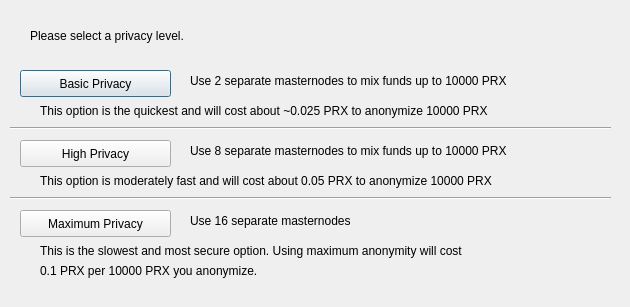
<?xml version="1.0" encoding="UTF-8"?>
<ui version="4.0">
 <class>ObfuscationConfig</class>
 <widget class="QDialog" name="ObfuscationConfig">
  <property name="geometry">
   <rect>
    <x>0</x>
    <y>0</y>
    <width>630</width>
    <height>307</height>
   </rect>
  </property>
  <property name="windowTitle">
   <string>Configure Obfuscation</string>
  </property>
  <widget class="QPushButton" name="buttonBasic">
   <property name="geometry">
    <rect>
     <x>20</x>
     <y>70</y>
     <width>151</width>
     <height>27</height>
    </rect>
   </property>
   <property name="text">
    <string>Basic Privacy</string>
   </property>
  </widget>
  <widget class="QPushButton" name="buttonHigh">
   <property name="geometry">
    <rect>
     <x>20</x>
     <y>140</y>
     <width>151</width>
     <height>27</height>
    </rect>
   </property>
   <property name="text">
    <string>High Privacy</string>
   </property>
  </widget>
  <widget class="QPushButton" name="buttonMax">
   <property name="geometry">
    <rect>
     <x>20</x>
     <y>210</y>
     <width>151</width>
     <height>27</height>
    </rect>
   </property>
   <property name="text">
    <string>Maximum Privacy</string>
   </property>
  </widget>
  <widget class="QLabel" name="label">
   <property name="geometry">
    <rect>
     <x>30</x>
     <y>20</y>
     <width>571</width>
     <height>31</height>
    </rect>
   </property>
   <property name="text">
    <string>Please select a privacy level.</string>
   </property>
  </widget>
  <widget class="QLabel" name="label_2">
   <property name="geometry">
    <rect>
     <x>190</x>
     <y>70</y>
     <width>421</width>
     <height>21</height>
    </rect>
   </property>
   <property name="text">
    <string>Use 2 separate masternodes to mix funds up to 10000 PRX</string>
   </property>
  </widget>
  <widget class="QLabel" name="label_3">
   <property name="geometry">
    <rect>
     <x>190</x>
     <y>140</y>
     <width>411</width>
     <height>21</height>
    </rect>
   </property>
   <property name="text">
    <string>Use 8 separate masternodes to mix funds up to 10000 PRX</string>
   </property>
  </widget>
  <widget class="QLabel" name="label_4">
   <property name="geometry">
    <rect>
     <x>190</x>
     <y>210</y>
     <width>421</width>
     <height>21</height>
    </rect>
   </property>
   <property name="text">
    <string>Use 16 separate masternodes</string>
   </property>
  </widget>
  <widget class="QLabel" name="label_6">
   <property name="geometry">
    <rect>
     <x>40</x>
     <y>100</y>
     <width>561</width>
     <height>21</height>
    </rect>
   </property>
   <property name="text">
    <string>This option is the quickest and will cost about ~0.025 PRX to anonymize 10000 PRX</string>
   </property>
  </widget>
  <widget class="QLabel" name="label_7">
   <property name="geometry">
    <rect>
     <x>40</x>
     <y>170</y>
     <width>561</width>
     <height>21</height>
    </rect>
   </property>
   <property name="text">
    <string>This option is moderately fast and will cost about 0.05 PRX to anonymize 10000 PRX</string>
   </property>
  </widget>
  <widget class="QLabel" name="label_8">
   <property name="geometry">
    <rect>
     <x>40</x>
     <y>240</y>
     <width>561</width>
     <height>21</height>
    </rect>
   </property>
   <property name="text">
    <string>This is the slowest and most secure option. Using maximum anonymity will cost</string>
   </property>
  </widget>
  <widget class="QLabel" name="label_9">
   <property name="geometry">
    <rect>
     <x>40</x>
     <y>260</y>
     <width>561</width>
     <height>21</height>
    </rect>
   </property>
   <property name="text">
    <string>0.1 PRX per 10000 PRX you anonymize.</string>
   </property>
  </widget>
  <widget class="Line" name="line">
   <property name="geometry">
    <rect>
     <x>10</x>
     <y>120</y>
     <width>601</width>
     <height>16</height>
    </rect>
   </property>
   <property name="orientation">
    <enum>Qt::Horizontal</enum>
   </property>
  </widget>
  <widget class="Line" name="line_2">
   <property name="geometry">
    <rect>
     <x>10</x>
     <y>190</y>
     <width>601</width>
     <height>16</height>
    </rect>
   </property>
   <property name="orientation">
    <enum>Qt::Horizontal</enum>
   </property>
  </widget>
 </widget>
 <resources/>
 <connections/>
</ui>
